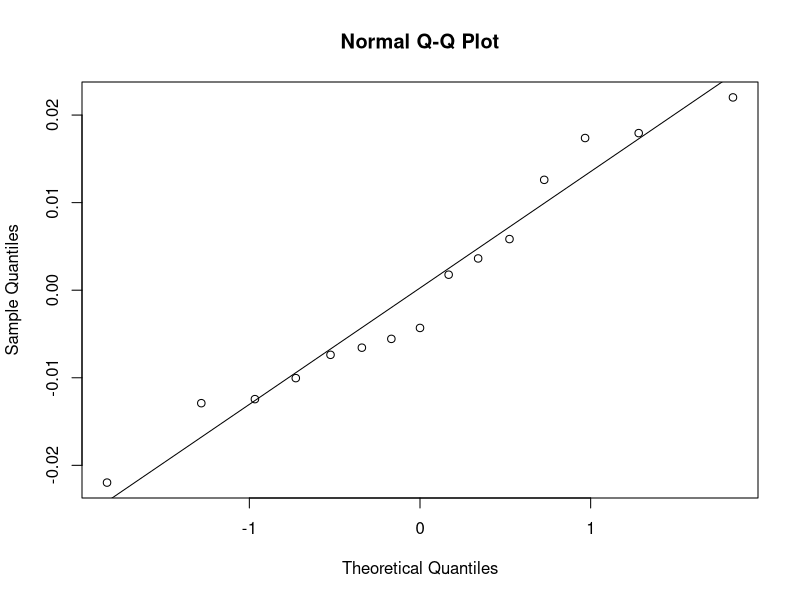
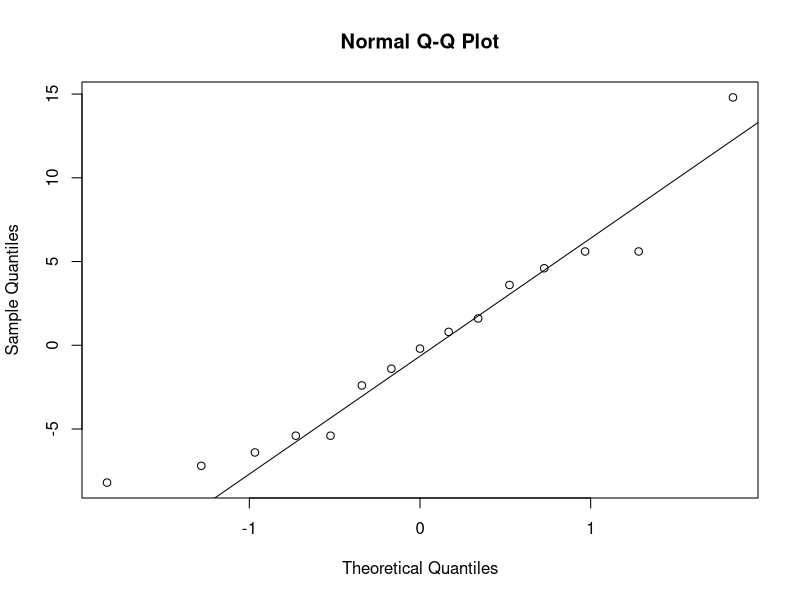
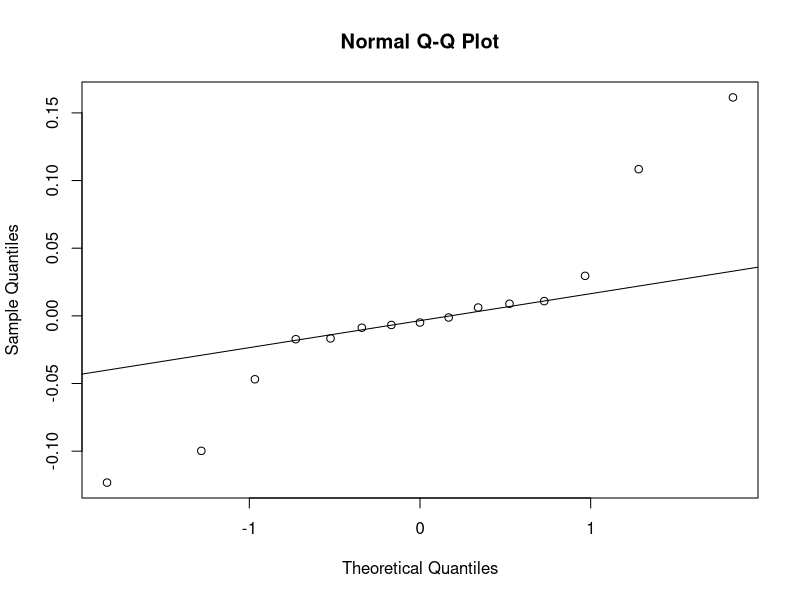
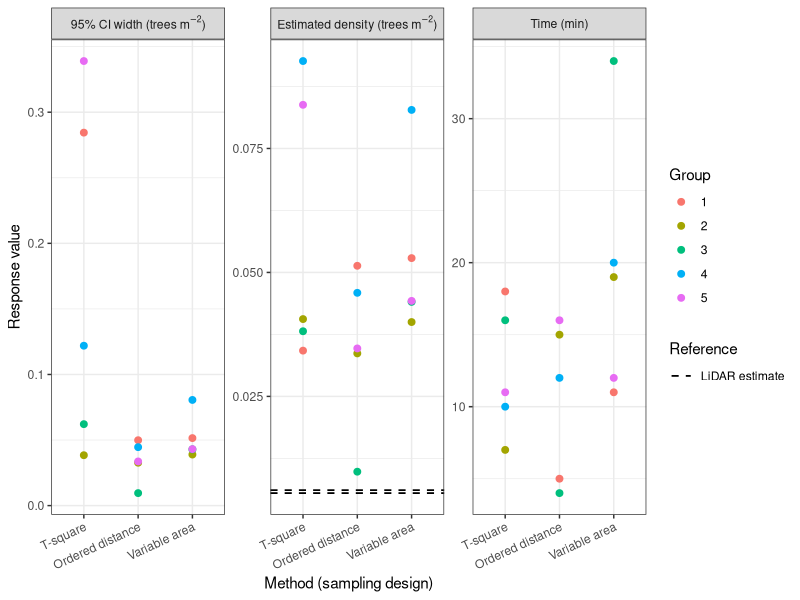

Source code (R) for these figures, in order:
# packages
library(tidyverse)
library(lmerTest)

# read
forest <- read_csv("data_raw/transectdata.csv")
forest$method <- as.factor(forest$method)
forest$group_id <- as.factor(forest$group_id)
forest$x <- as.numeric(forest$x)
forest$z <- as.numeric(forest$z)

# create separate mini dtf
tsq <- filter(forest, method=="tsquare")
ord <- filter(forest, method=="ordered_distance")
vari <- filter(forest, method=="variable_area")

# tsqaure
tsq.magic <- tsq %>%
  mutate(areaz = (pi*z*z),
         areax = (pi*x*x),
         areaxz = (areaz+areax)/1.5)

# intermediates
tsq.magic <- tsq %>%
  mutate(areaz = (pi*z*z),
         areax = (pi*x*x),
         areaxz = (areaz+areax)/1.5) %>%
  group_by(group_id) %>%
  summarise(method = first(method),
            meanx=mean(x, na.rm=TRUE),
            sumx=sum(x, na.rm=TRUE),
            varx=var(x, na.rm=TRUE),
            time=first(time),
            number =sum(x>=0, na.rm=TRUE),
            meanareaxz = mean(areaxz, na.rm=TRUE),
            sdareaxz = sd(areaxz, na.rm=TRUE),
            sumz=sum(z, na.rm=TRUE),
            se = sd(areaxz)/sqrt(number),
            est = number*number/(2*sumx*sqrt(2)*sumz),
            lower = 1/(0.5*(meanareaxz+1.96*se)),
            upper = 1/(0.5*(meanareaxz-1.96*se)),
            )

# summary stats
ord.magic <- ord %>%
  group_by(group_id) %>%
  summarise(meanx=mean(x, na.rm=TRUE),
            sumsqx=sum(x^2, na.rm=TRUE),
            sumx=sum(x, na.rm=TRUE),
            varx=var(x, na.rm=TRUE),
            method=first(method),
            time=first(time),
            number=sum(x>=0, na.rm=TRUE))

# density estimator
ord.magic$est <- (3*ord.magic$number-1)/(pi*ord.magic$sumsqx)
ord.magic$se <- sqrt((ord.magic$est^2)/(3*6-2)) 
ord.magic$lower <- (((12*6-1)^0.5-1.96)/(4*pi*ord.magic$sumsqx)^0.5)^2
ord.magic$upper <- (((12*6-1)^0.5+1.96)/(4*pi*ord.magic$sumsqx)^0.5)^2

# variable area intermediates
vari.magic <- vari %>%
  group_by(group_id) %>%
  summarise(meanx=mean(x, na.rm=TRUE),
            sumsqx=sum(x^2, na.rm=TRUE),
            sumx=sum(x, na.rm=TRUE),
            varx=var(x, na.rm=TRUE),
            method=first(method),
            time=first(time),
            number=sum(x>=0, na.rm=TRUE))

vari.magic$est <- (3*vari.magic$number-1)/(6*vari.magic$sumx)
vari.magic$se <- sqrt((vari.magic$est^2)/(3*6-2))

C1<-qchisq(p=1-0.975,df=6*6)
C2<-qchisq(p=1-0.025,df=6*6)
vari.magic$lower<-C1/(2*6*vari.magic$sumx)
vari.magic$upper<-C2/(2*6*vari.magic$sumx)

# join dataframes
sumdata<-tsq.magic %>%
  full_join(ord.magic) %>%
  full_join(vari.magic) %>%
  mutate(interval=upper-lower)

# randomized block anova
m1<-lmer(est~method+(1|group_id), data=sumdata)
anova(m1)
m2<-lmer(time~method+(1|group_id), data=sumdata)
anova(m2)
sumdata$ci_width <- sumdata$upper - sumdata$lower # calculate precision
m3<-lmer(ci_width~method+(1|group_id), data=sumdata)
anova(m3)

# check residuals
par(mfrow=c(1,1))
qqnorm(residuals(m1))
qqline(residuals(m1))
qqnorm(residuals(m2))
qqline(residuals(m2))
qqnorm(residuals(m3))
qqline(residuals(m3))

# plot
sumdata_plot <- sumdata %>%
  mutate(
    group_id = factor(group_id),
    method = factor(
      method,
      levels = c("tsquare", "ordered_distance", "variable_area"),
      labels = c("T-square", "Ordered distance", "Variable area")
    ),
    interval = upper - lower
  ) %>%
  filter(is.finite(est), is.finite(time), is.finite(interval),
         est > 0, time > 0, interval > 0)

# long format
sumdata_long <- sumdata_plot %>%
  select(group_id, method, est, time, interval) %>%
  pivot_longer(cols = c(est, time, interval),
               names_to = "metric", values_to = "value") %>%
  mutate(
    metric = case_when(
      metric == "est"      ~ "'Estimated density ('*trees~m^{-2}*')'",
      metric == "interval" ~ "'95% CI width ('*trees~m^{-2}*')'",
      metric == "time"     ~ "'Time (min)'"
    ),
    metric = factor(metric, levels = c(
      "'95% CI width ('*trees~m^{-2}*')'",
      "'Estimated density ('*trees~m^{-2}*')'",
      "'Time (min)'"
    ))
  )

# LiDAR  
lidar_lines <- tibble(
  metric = "'Estimated density ('*trees~m^{-2}*')'",
  y = c(0.0055, 0.0061),
  ref = "LiDAR estimate")

# plot
p_final <- ggplot(sumdata_long, 
                  aes(x = method, 
                      y = value)) +
  geom_point(aes(colour = group_id), size = 2) +
  geom_hline(
    data = lidar_lines,
    aes(yintercept = y, 
        linetype = ref),
    linewidth = 0.6,
    colour = "black",
    inherit.aes = FALSE
  ) +
  scale_linetype_manual(values = c("LiDAR estimate" = "dashed")) +
  facet_wrap(~ metric, 
             scales = "free_y", 
             nrow = 1, 
             labeller = label_parsed) +
  theme_bw() +
  theme(legend.position = "right") +
  guides(
    colour = guide_legend(order = 1),
    linetype = guide_legend(order = 2)) +
  labs(
    x = "Method (sampling design)",
    y = "Response value",
    colour = "Group",
    linetype = "Reference"
  ) +
  theme(
    axis.text.x = element_text(angle = 25, hjust = 1, vjust = 1))

p_final
